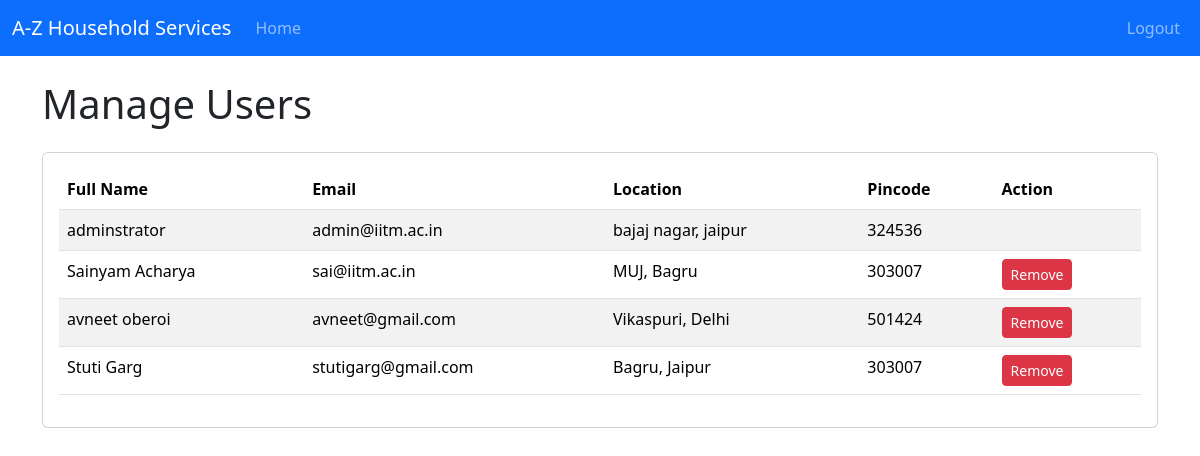
/admin/manage_users, run on an earlier commit of the app's database.
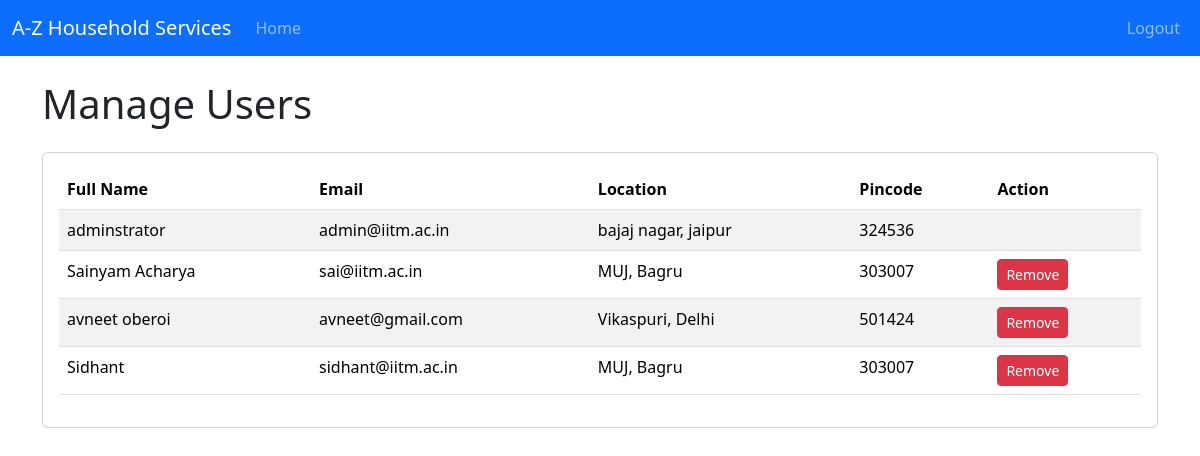
And on a later commit of the database.
### backend/models.py (models this page shows)
class User(db.Model):
    __tablename__ = 'user'
    id = db.Column(db.Integer, primary_key=True)
    email = db.Column(db.String(120), unique=True, nullable=False)
    password = db.Column(db.String(120), nullable=False)
    role = db.Column(db.Integer, default=1)  # 1 for customer, 2 for professional, 0 for admin
    full_name = db.Column(db.String(120), nullable=False)
    address = db.Column(db.String(255), nullable=False)
    pincode = db.Column(db.Integer, nullable=False)
    service_requests = db.relationship('ServiceRequest',cascade="all,delete", backref='user', lazy='dynamic') #lazy is a server property

### backend/controllers.py (the view)
@app.route('/admin/manage_users', methods=["GET"])
def admin_manage_users():
    users=get_users()  #fetching all users
    admin = User.query.filter_by(role=0).first()  # fetching admin
    return render_template("admin_manage_users.html", users=users, admin=admin)

### backend/controllers.py (called while the page is built)
def get_users():
    users=User.query.all()
    return users

### templates/admin_manage_users.html (shortened to what this page needs)
{% extends "base_dashboard.html" %}
{% block dashboard_content %}
<h1 class="mb-4">Manage Users</h1>
<div class="card">
    <div class="card-body">
        <div class="table-responsive">
            <table class="table table-striped table-hover">
                <thead>
                    <tr>
                        <th>Full Name</th>
                        <th>Email</th>
                        <th>Location</th>
                        <th>Pincode</th>
                        <th>Action</th>
                    </tr>
                </thead>
                <tbody>
                    {% for user in users %}
                    <tr>
                        <td>{{ user.full_name }}</td>
                        <td>{{ user.email }}</td>
                        <td>{{ user.address }}</td>
                        <td>{{ user.pincode }}</td>
                        <td>
                            {% if user.id != admin.id %}
                            <form action="{{ url_for('admin_remove_user', user_id=user.id) }}" method="POST" onsubmit="return confirm('Are you sure you want to remove this user?');">
                                <button type="submit" class="btn btn-danger btn-sm">Remove</button>
                            </form>
                            {% endif %}
                        </td>
                    </tr>
                    {% endfor %}
                </tbody>
            </table>
        </div>
    </div>
</div>
{% endblock %}

What changed in the data, as far as the page shows it:
removed User: full_name "Stuti Garg", email "stutigarg@gmail.com", address "Bagru, Jaipur", pincode "303007"
added User: full_name "Sidhant", email "sidhant@iitm.ac.in", address "MUJ, Bagru", pincode "303007"
